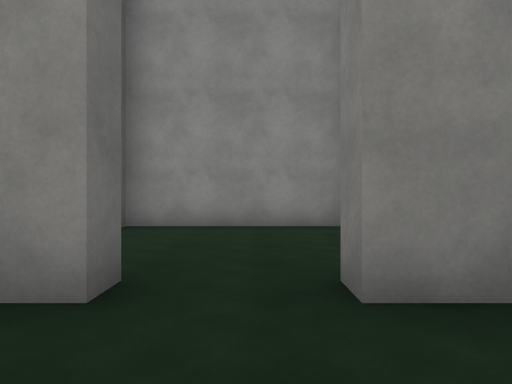
[1] (above)

20 first-person views from a walk through a scene from a Unity 3-D project. The camera is 1.3 m above the floor, looks level and sees 75° across. The floor is counted in squares, 2 m on a side. Each view is taken from the middle of a square. On the plan, view 1 faces up. The plan holds only what a view shows up to about 10 squares ahead; the rest is blank. The place goes on beyond the plan. The player character is not drawn. Surface patterns are stand-ins for the level's own textures.

[2]
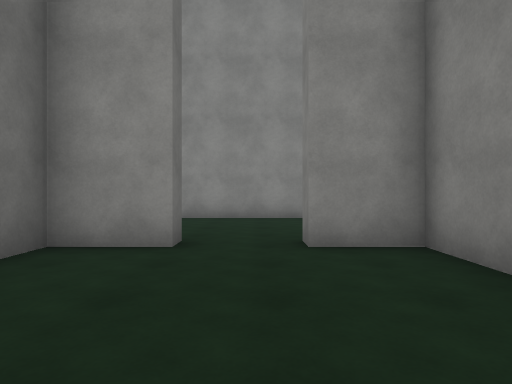

[3]
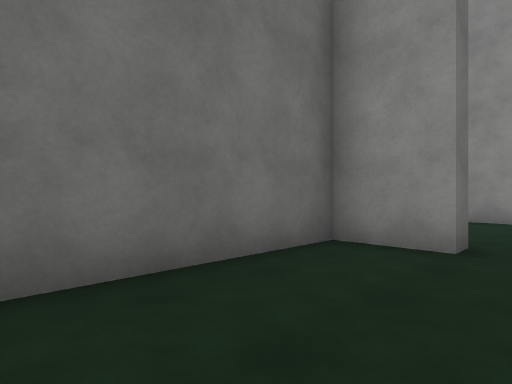

[4]
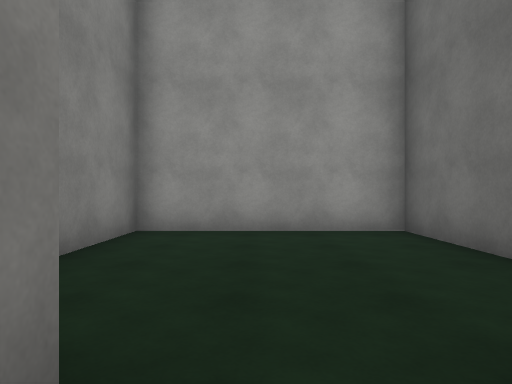

[5]
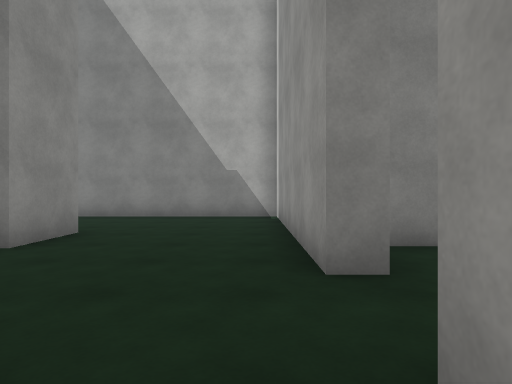

[6]
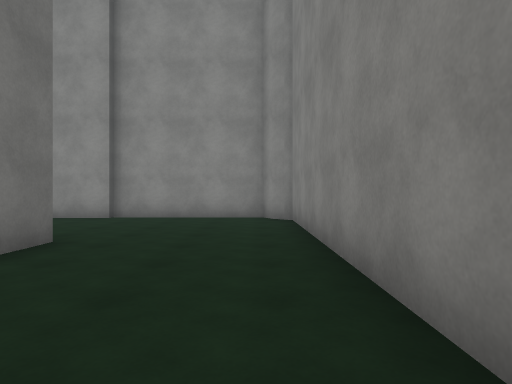

[7]
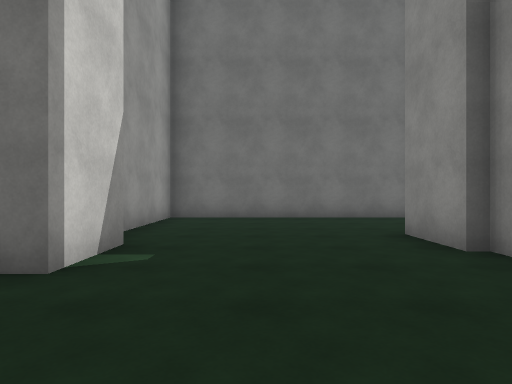

[8]
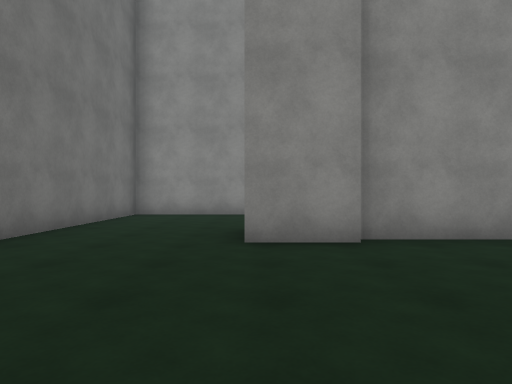

[9]
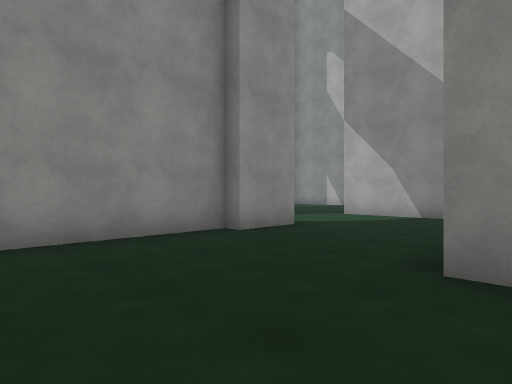

[10]
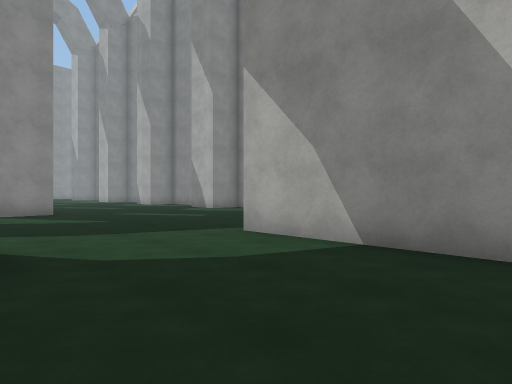

[11]
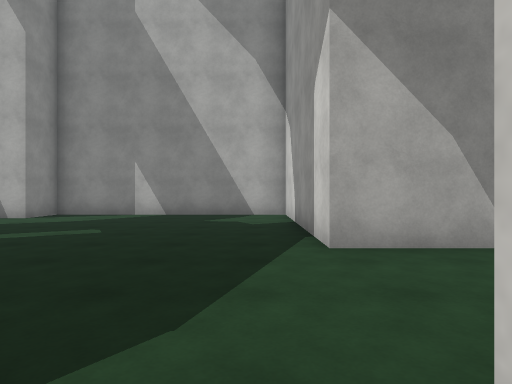

[12]
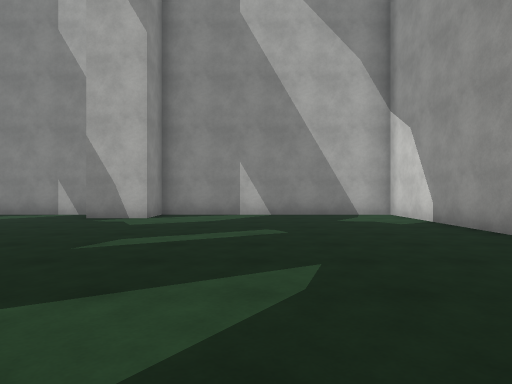

[13]
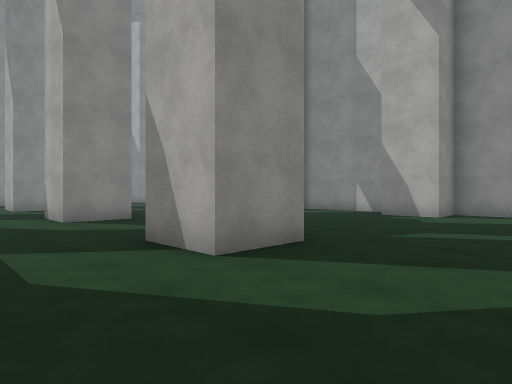

[14]
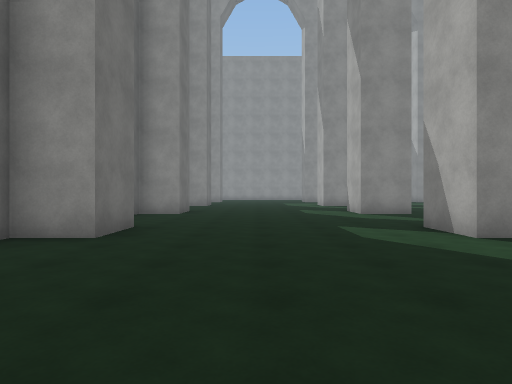

[15]
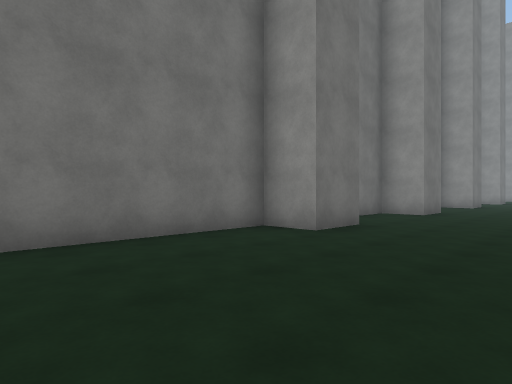

[16]
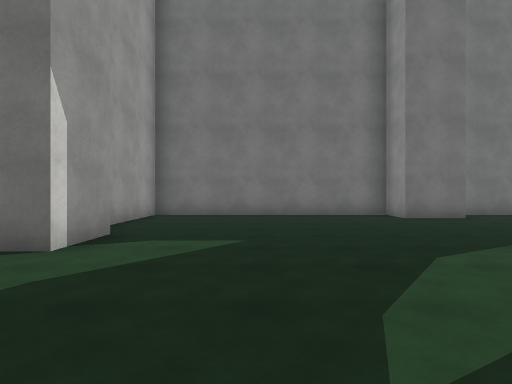

[17]
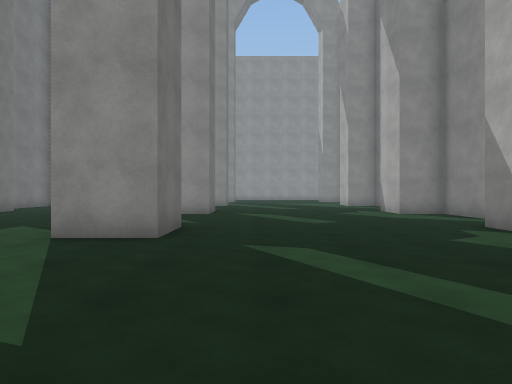

[18]
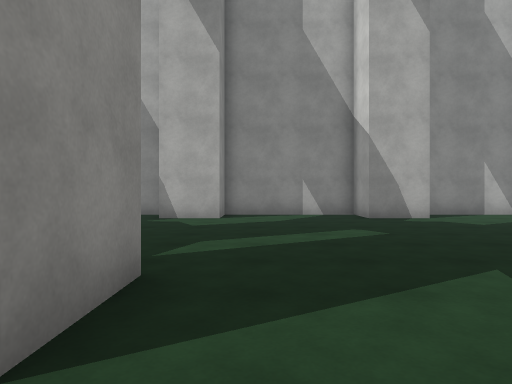

[19]
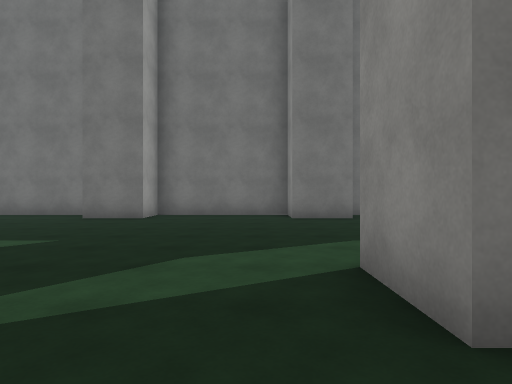

[20]
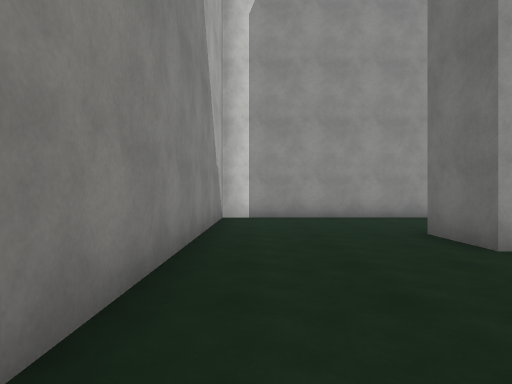

### Floor plan
Points are (right, up) in squares from view 1. A wall is a line through its corners. A room is listed if a view was taken in it or the views show most of it. See-through windows are left out.
Room 1 (views 1, 2, 3)
walls: (-1, 2.4) (-1, 2) (-2.5, 2) (-2.5, -2.5) (2, -2.5) (2, 2) (0.6, 2) (0.6, 2.4)
ways out: opening at (0, 2) to room 2
Room 2 (views 4, 5, 6, 7, 8, 9, 10, 11, 12, 13, 14, 15, 16, 17, 18, 19, 20)
walls: (3.4, 16.2) (1.8, 16.2); (1.8, 17.8) (3.3, 17.8) (3.3, 17.1); (2, 16.2) (2, 16.6) (-2.5, 16.6) (-2.5, 6.8) (0.5, 6.8); (6.9, 13.5) (6.9, 17.1) (12.6, 17.1) (12.6, 23.7) (11.3, 23.7) (11.3, 25.2) (12.6, 25.2) (12.6, 28.9) (11.3, 28.9) (11.3, 29.5); (0.9, 12.4) (0.9, 12.9); (6.2, 11.6) (2.2, 11.6); (2.4, 11.3) (0.8, 11.3); (5.6, 25.2) (5.6, 23.7) (4.1, 23.7) (4.1, 25.2); (1.8, 7.4) (3.3, 7.4) (3.3, 5.8) (1.8, 5.8); (5.6, 28.9) (4.1, 28.9) (4.1, 29.5); (1.6, 6.3) (-2.5, 6.3); (-1.3, 29.5) (-1.3, 28.9) (-2.5, 28.9) (-2.5, 25.2) (-1.3, 25.2) (-1.3, 23.7) (-2.5, 23.7) (-2.5, 17.1) (0.5, 17.1); (0.6, 2.4) (6.9, 2.4) (6.9, 10.7) (6.3, 11.2); (-1.4, 2.4) (-1, 2.4)
ways out: opening at (0, 2) to room 1

Positions as (right, up) in squares from view 1, and headings:
1: (0, 0), facing up
2: (0, -2), facing up
3: (0, -2), facing up-left
4: (0, 3), facing down
5: (-2, 3), facing right
6: (6, 3), facing up
7: (6, 9), facing left
8: (1, 7), facing up
9: (-2, 12), facing up-right
10: (3, 13), facing up-right
11: (3, 18), facing right
12: (3, 21), facing right
13: (2, 21), facing up-right
14: (1, 19), facing up
15: (2, 19), facing up-left
16: (7, 20), facing left
17: (7, 19), facing up
18: (3, 28), facing right
19: (7, 28), facing left
20: (6, 11), facing down
